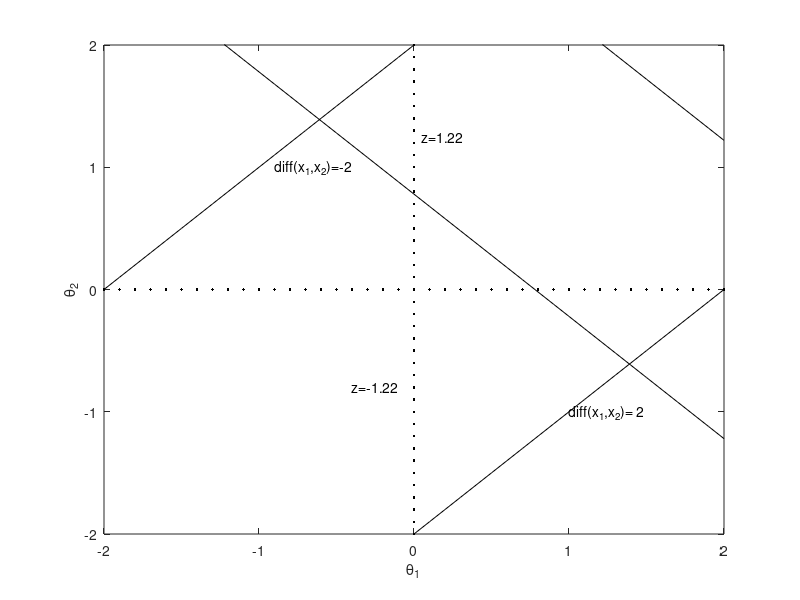

The MATLAB source for this figure:
close all
a1 = 1; a2 = 1; b = -2;

X_1 = -2:.1:2;
X_2 = X_1;

z_1 = ( 1.22 - b - a1*X_1)/a2;
z_2 = (-1.22 - b - a1*X_1)/a2;

plot(X_1,z_1,'black')
hold on 
plot(X_1,z_2,'black')
xlabel('\theta_1')
ylabel('\theta_2')
ylim([-2,2])
plot(X_1,X_1+2,'black')
plot(X_1,X_1-2,'black')
plot(X_1,0*X_1,'.black')
plot(X_1*0,X_1,'.black')
% 
% plot(-.39,-.39+2,'oblack')
% text(-.35,-.39+2.1,'d_3^*')
% 
% plot( .39, .39-2,'oblack')
% text( .35, .31-2.1,'d_2^*')
% 
% plot(1.61,1.61-2,'oblack')
% text(1.55,1.55-2.1,'d_1^*')
% 
% plot(-1.61,-1.61+2,'oblack')
% text(-1.61,-1.55+2.1,'d_4^*')
% 

text(0.05,1.25,'z=1.22')
text(-0.4,-.8,'z=-1.22')

text(-.9,1,'diff(x_1,x_2)=-2')
text( 1,-1,'diff(x_1,x_2)= 2')